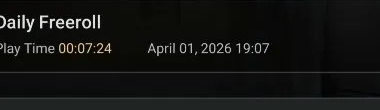
#> input picture assets/templates/community_cards_ref.png, 380 x 110 px; its folder holds only this picture in this run
$ python -i ocr.py   (imports and definitions only)
#> lines starting #> are read from the running program, lines starting #| are printed output that depends on the picture; after the words box and inside, x2 and y2 are one past the last pixel; in counts of white or black regions, pixels touching at a corner belong together
#> further down, picture is the input picture: shape (110, 380, 3); mean B, G, R 18.8, 20.6, 19.9
"""
OCR wrapper using Tesseract via pytesseract.
Auto-detects tesseract binary path for Fedora and Arch.
"""
from __future__ import annotations

import os
import sys
import shutil
import logging
import re
from typing import Optional
import numpy as np
import cv2

log = logging.getLogger(__name__)
_tesseract_configured = False


# [29 lines left out: function configure_tesseract, not called in this run]


def _preprocess(img: np.ndarray, scale: float = 2.0, digits_only: bool = False) -> np.ndarray:
    """
    Upscale and threshold image for better OCR accuracy.
    Tesseract works best on high-contrast, upscaled images.
    """
#> called with scale = 2, digits_only = False
    if img.size == 0:
        return img
    # Upscale
    h, w = img.shape[:2]
#> h = 110; w = 380
    img = cv2.resize(img, (int(w * scale), int(h * scale)), interpolation=cv2.INTER_CUBIC)
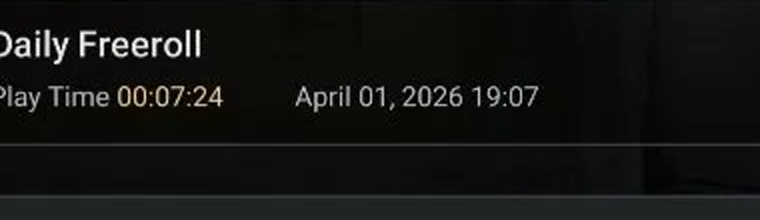
#> img: shape (220, 760, 3); mean of channels 0, 1, 2 18.9, 20.6, 19.9; drawn as B, G, R
    # Convert to gray
    if len(img.shape) == 3:
        gray = cv2.cvtColor(img, cv2.COLOR_BGR2GRAY)
    else:
        gray = img
    # Threshold: OTSU works well for dark-on-light and light-on-dark
    _, thresh = cv2.threshold(gray, 0, 255, cv2.THRESH_BINARY + cv2.THRESH_OTSU)
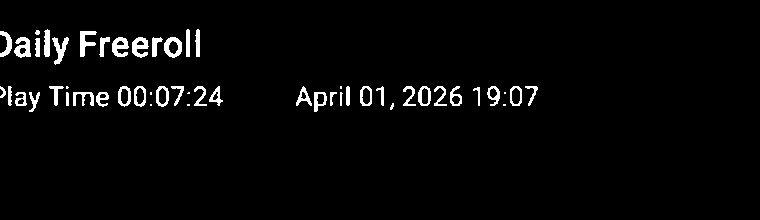
#> thresh: shape (220, 760); 3% white; 52 white regions (9 under 20 px), largest, box (x1, y1, x2, y2) and area: (14, 37, 31, 58) 221, (132, 37, 149, 58) 219, (80, 31, 97, 57) 218
    return thresh


# [121 lines left out: functions ocr_text, ocr_number, ocr_chip_count, ocr_card_rank, ocr_blinds, ocr_rank_info and 1 more, not called in this run]


def ocr_ticket_count(img: np.ndarray) -> int:
    """Read a ticket count number from Me page row."""
    return ocr_number(img)


# [60 lines left out: functions ocr_tournament_name, ocr_call_amount, ocr_ticket_type_from_win, ocr_rank_from_result_screen, ocr_play_time, ocr_membership_tier, not called in this run]

>>> import cv2
>>> picture = cv2.imread('../assets/templates/community_cards_ref.png')
>>> result = _preprocess(picture)
